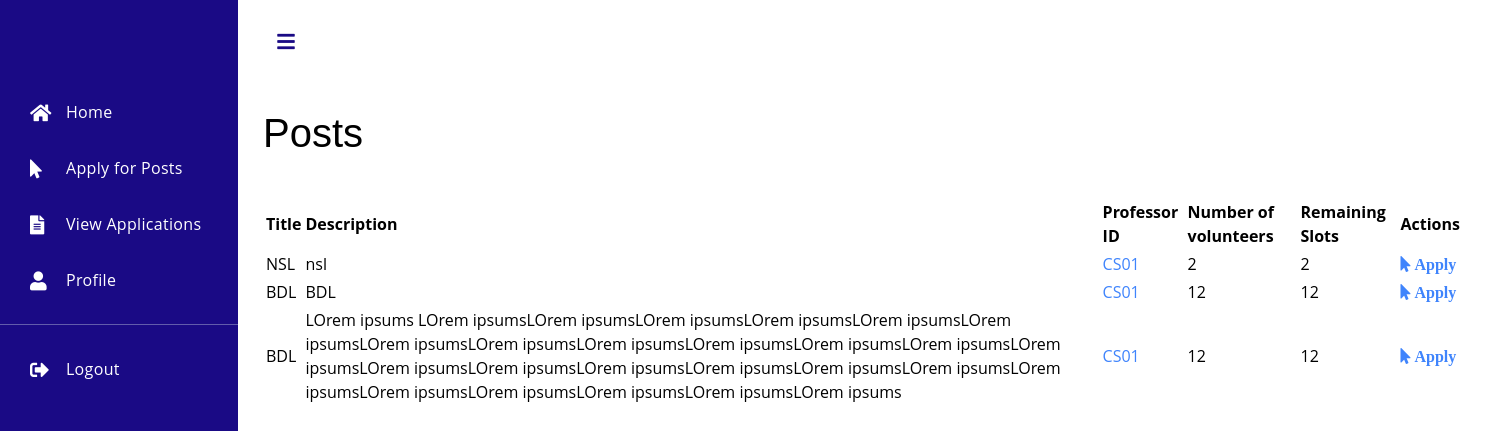
Page /posts (signed in) on the earlier database version.
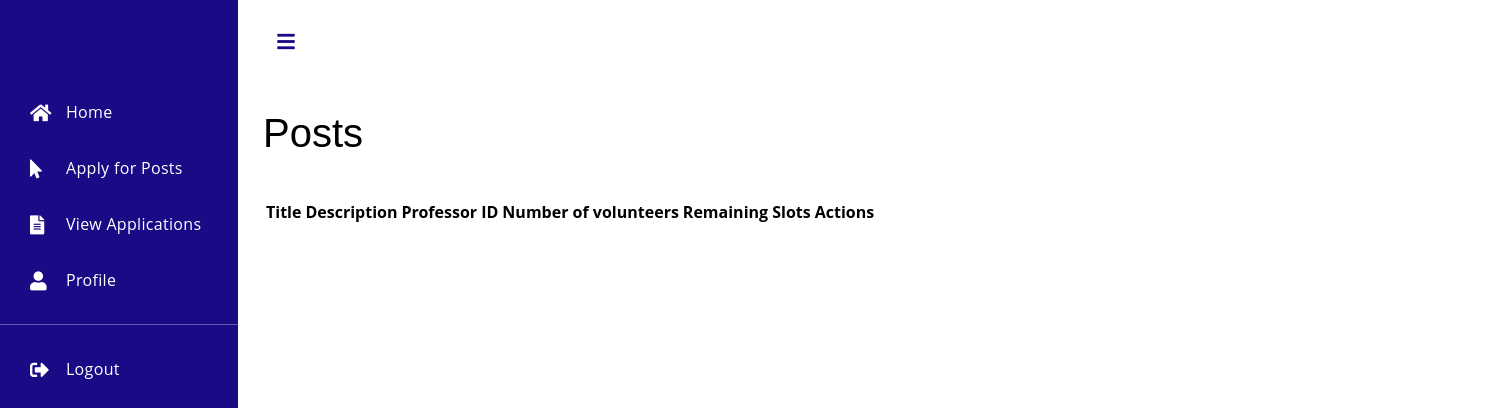
Same page on the later database version.
### tables this page shows
CREATE TABLE Posts(
  id integer PRIMARY KEY AUTOINCREMENT,
  title varchar(100) NOT NULL,
  description varchar(1000) NOT NULL,
  professor_id varchar(4) NOT NULL,
  date_posted datetime NOT NULL,
  max_count Integer NOT NULL,
  curr_count Integer NOT NULL,
  FOREIGN KEY (professor_id) REFERENCES Professors(id)
);

### app.py (the view)
@app.route('/posts')
def posts():
    conn = sqlite3.connect('database.db')
    curs = conn.cursor()
    curs.execute('SELECT * FROM posts')
    posts = curs.fetchall()
    conn.close()
    return render_template('posts.html', posts=posts)

### templates/posts.html (shortened to what this page needs)
<!DOCTYPE html>
<html lang="en" >
<head>
    <link rel="stylesheet" href="https://unpkg.com/bootstrap-material-design@4.1.1/dist/css/bootstrap-material-design.min.css">
    <link rel='stylesheet' href='https://cdnjs.cloudflare.com/ajax/libs/font-awesome/5.15.0/css/all.min.css'>
</head>
<body>
<div class='dashboard'>
    <div class="dashboard-nav">
        <header><a href="#!" class="menu-toggle"></a></header>
        <nav class="dashboard-nav-list">
          <a href="/indexstud" class="dashboard-nav-item"><i class="fas fa-home"></i>Home</a>
          <a href="{{ url_for('posts') }}" class="dashboard-nav-item"><i class="fa fa-mouse-pointer"></i>Apply for Posts</a>
          <a href="{{ url_for('view_applications_student', id = session.id) }}" class="dashboard-nav-item"><i class="fa fa-file-alt"></i>View Applications</a>
          <a href="{{ url_for('stud_profile', student_id = session.id) }}" class="dashboard-nav-item"><i class="fas fa-user"></i>Profile</a>
          <div class="nav-item-divider"></div>
          <a href="{{ url_for('logout') }}" class="dashboard-nav-item"><i class="fas fa-sign-out-alt"></i>Logout</a>
        </nav>
    </div>
    <div class='dashboard-app'>
        <header class='dashboard-toolbar'><a href="#!" class="menu-toggle"><i class="fas fa-bars"></i></a></header>
        <div class='dashboard-content'>
            <div class='container'>
                	<div class="title">
    		<h1>Posts</h1></br>
    	</div>
            <div class="table-responsive">
            <table class="table">
                <thead>
                    <tr>
                        <th class="text-center">Title</th>
                        <th class="text-center">Description</th>
                        <th class="text-center">Professor ID</th>
                        <th class="text-center">Number of volunteers</th>
                        <th class="text-center">Remaining Slots</th>
                        <th class="text-center">Actions</th>
                    </tr>
                </thead>
                  <tbody>
                    {% for post in posts %}
                      {% if post[5]-post[6] == 0 %}
                      {% else %}
                        <tr>
                          <td class="text-center">{{ post[1] }}</td>
                          <td class="text-center">{{ post[2] }}</td>
                          <td class="text-center"><a href="{{ url_for('prof_profile', prof_id=post[3]) }}">{{ post[3] }}</a></td>
                          <td class="text-center">{{ post[5] }}</td>
                          <td class="text-center">{{ post[5]-post[6] }}</td>
                          <td class="td-actions text-center">
                            <a class="btn btn-primary btn-outline-primary" href="{{ url_for('apply', post_id=post[0]) }}" role="button"><i class="fa fa-mouse-pointer"> Apply</i></a>
                          </td>
                        </tr>
                      {% endif %}
                    {% endfor %}
                  </tbody>
            </table>
            </div>
      </div>
  </div>
</body>
</html>

Differences in the rows shown:
removed Posts: title "NSL", description "nsl", professor "CS01", max_count "2", post[5]-post[6] "2"
removed Posts: title "BDL", description "BDL", professor "CS01", max_count "12", post[5]-post[6] "12"
removed Posts: title "BDL", description "LOrem ipsums LOrem ipsumsLOrem ipsumsLOrem ipsumsLOrem ipsumsLOrem ipsumsLOrem ipsumsLOrem ipsumsLOrem ipsumsLOrem ipsumsLOrem ipsumsLOrem ipsumsLOrem ipsumsLOrem ipsumsLOrem ipsumsLOrem ipsumsLOrem ipsumsLOrem ipsumsLOrem ipsumsLOrem ipsumsLOrem ipsumsLOrem ipsumsLOrem ipsumsLOrem ipsumsLOrem ipsumsLOrem ipsums", professor "CS01", max_count "12", post[5]-post[6] "12"
